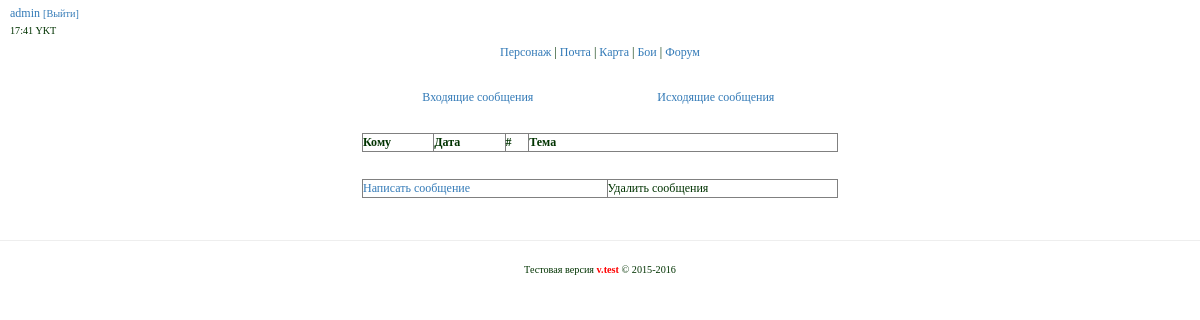
The page /mail/outbox (signed in) on the database as committed earlier.
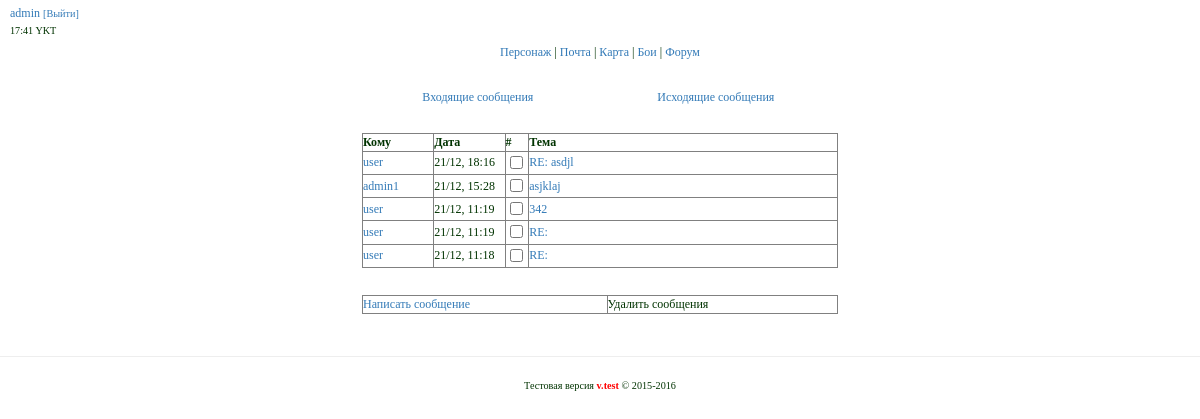
The same page on the database as committed later.
### tables this page shows
CREATE TABLE IF NOT EXISTS `mail` (
  `id` int(11) unsigned NOT NULL AUTO_INCREMENT,
  `sender` varchar(255) NOT NULL,
  `receiver` varchar(255) NOT NULL,
  `date` varchar(255) NOT NULL,
  `title` varchar(255) NOT NULL,
  `text` text NOT NULL,
  PRIMARY KEY (`id`)
);

### app/core/viewClass.php (called while the page is built)
<?php
class View {
    public function render($title,$content,$template,$data=null,$data2=null,$data3=null) {
        include 'app/views/'.$template;
    }
}

### app/controllers/controllerMail.php (called while the page is built, shortened)
<?php
class ControllerMail extends Controller {
    public function __construct(){
        $this->model = new ModelMail();
        $this->view = new View();
    }
    public function actionOutbox() {
        $login = $_COOKIE['login'];
        $data = $this->model->getOutboxMailByUser($login);
        $this->view->render('Почта', 'mail/outbox.php', 'template.php', $data);
    }
}

### app/start.php (called while the page is built, shortened)
<?php
require_once 'core/viewClass.php';
require_once 'core/modelClass.php';
Router::run();

### index.php (called while the page is built, shortened)
<?php
require_once 'app/start.php';

### app/core/modelClass.php (called while the page is built, shortened)
<?php
class Model {
    public $mysqli;
    public function __construct() {
        $this->mysqli = new mysqli(Config::DBHOST,Config::DBUSER,Config::DBPASS,Config::DBNAME);
        $this->mysqli->query("SET NAMES 'utf8'");
    }
    public function query($query) {
        return $this->mysqli->query($query);
    }
    public function select($query) {
        $res = $this->query($query);
        $ret = [];
        while($row = mysqli_fetch_assoc($res)) {
            $ret[] = $row;
        }
        return $ret;
    }
}

### app/models/modelMail.php (called while the page is built, shortened)
<?php
class ModelMail extends Model {
    public function getOutboxMailByUser($login) {
        $data = "SELECT * FROM `mail` WHERE `sender` = '$login' ORDER BY `id` DESC";
        $data = $this->select($data);
        return $data;
    }
}

### app/views/mail/outbox.php (the view)
<div>
    <table align="center" width="40%">
        <tr align="center">
            <td>
                <a href="/mail/">Входящие сообщения</a>
            </td>
            <td>
                <a href="/mail/outbox">Исходящие сообщения</a>
            </td>
        </tr>
    </table>
</div>
<br>
<div class="mail">
    <table border="1" width="40%" align="center">
        <tr>
            <th width="15%">Кому</th>
            <th width="15%">Дата</th>
            <th width="5%">#</th>
            <th width="65%">Тема</th>
        </tr>
        <?php foreach($data as $mail): ;?>
            <tr>
                <td>
                    <a href="/user/info?id="><?=$mail['receiver']?></a>
                </td>
                <td>
                    <?=$mail['date']?>
                </td>
                <td align="center">
                    <input type="checkbox" name="check">
                </td>
                <td>
                    <a href="/mail/read?id=<?=$mail['id']?>"><?=$mail['title']?></a>
                </td>
            </tr>
        <?php endforeach ;?>
    </table>
</div>
<br>
<div class="mail buttons">
    <table border="1" width="40%" align="center">
        <tr>
            <td>
                <a href="/mail/new">Написать сообщение</a>
            </td>
            <td>
                Удалить сообщения
            </td>
        </tr>
    </table>
</div>

Rows that differ between the two databases and show on the page:
added mail: receiver "user", date "21/12, 18:16", title "RE: asdjl"
added mail: receiver "admin1", date "21/12, 15:28", title "asjklaj"
added mail: receiver "user", date "21/12, 11:19", title "342"
added mail: receiver "user", date "21/12, 11:19", title "RE:"
added mail: receiver "user", date "21/12, 11:18", title "RE:"
